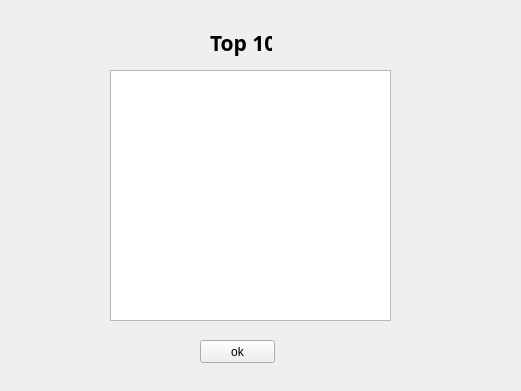
<?xml version="1.0" encoding="UTF-8"?>
<ui version="4.0">
 <class>showHistory</class>
 <widget class="QWidget" name="showHistory">
  <property name="geometry">
   <rect>
    <x>0</x>
    <y>0</y>
    <width>521</width>
    <height>391</height>
   </rect>
  </property>
  <property name="windowTitle">
   <string>Form</string>
  </property>
  <widget class="QTableWidget" name="tbscore">
   <property name="geometry">
    <rect>
     <x>110</x>
     <y>70</y>
     <width>281</width>
     <height>251</height>
    </rect>
   </property>
  </widget>
  <widget class="QLabel" name="label">
   <property name="geometry">
    <rect>
     <x>210</x>
     <y>30</y>
     <width>62</width>
     <height>26</height>
    </rect>
   </property>
   <property name="font">
    <font>
     <family>Berlin Sans FB</family>
     <pointsize>16</pointsize>
     <weight>75</weight>
     <bold>true</bold>
    </font>
   </property>
   <property name="text">
    <string>Top 10</string>
   </property>
  </widget>
  <widget class="QPushButton" name="pushButton">
   <property name="geometry">
    <rect>
     <x>200</x>
     <y>340</y>
     <width>75</width>
     <height>23</height>
    </rect>
   </property>
   <property name="text">
    <string>ok</string>
   </property>
  </widget>
 </widget>
 <resources/>
 <connections/>
</ui>
